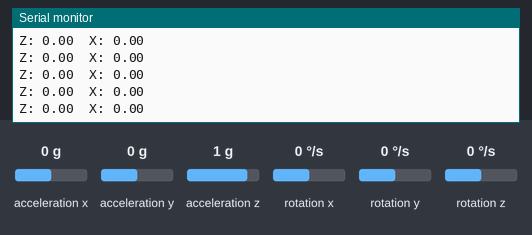
This sketch was run on a simulated Arduino Uno, built with avr-gcc and run on an emulated ATmega328P. On the bench: the last lines printed to the serial monitor. Inputs (shaded band) come from the test bench; at power-on: acceleration x 0 g, acceleration y 0 g, acceleration z 1 g, rotation x 0 °/s, rotation y 0 °/s, rotation z 0 °/s.

Above: at 1.3 s.
1.4 s: acceleration x set to -0.8 g
At 2.0 s:
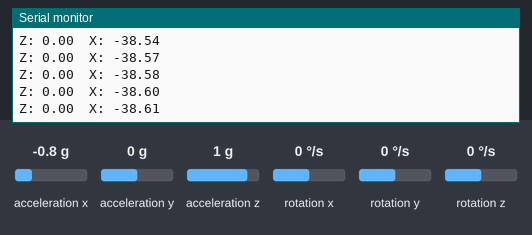
4.4 s: acceleration y set to -1.4 g
At 5.1 s:
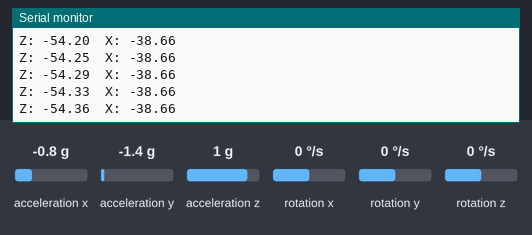
7.4 s: acceleration z set to -1.4 g
At 8.5 s:
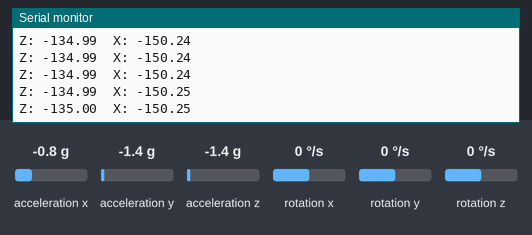
10.4 s: acceleration z set to 0 g
At 11.3 s:
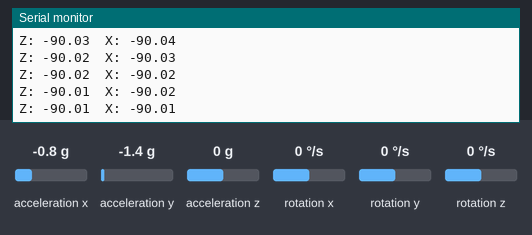
13.4 s: acceleration z set to -0.8 g
At 14.4 s:
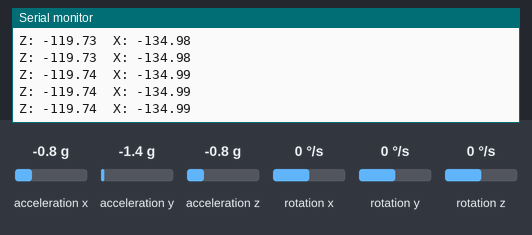
16.4 s: acceleration y set to 0 g
At 17.0 s:
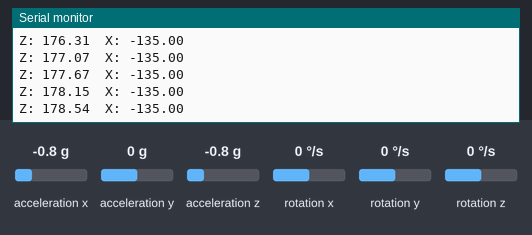
Timing chart, 0 to 19.4 s (numbered marks = the images above; inputs shaded):
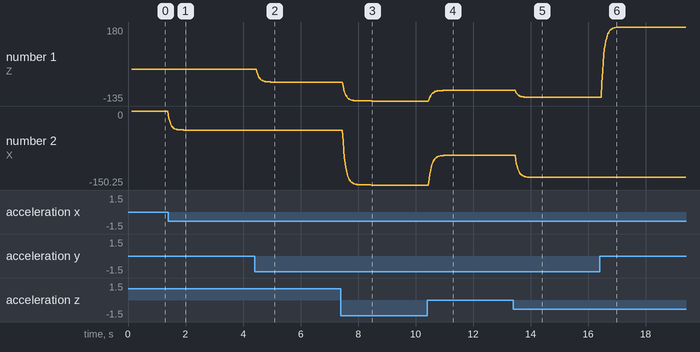

The sketch:

MPU_script.ino
```cpp
#include "I2Cdev.h"
#include "MPU6050.h"

#define TO_DEG 57.29577951308232087679815481410517033f

MPU6050 accel;

float angle_a_z, angle_a_x, angle_g_z, angle_g_x;
float total_angle_z = 0;
float total_angle_x = 0;
float dt;
long int t_next = 0;
float DispA = 0.018597219599999985;
float DispG = 0.00011221755000000218;
float Q = 0.001;
float P_z = 1.0;
float P_x = 1.0;

float clamp(float v, float minv, float maxv){
    if( v>maxv )
        return maxv;
    else if( v<minv )
        return minv;
    return v;
}

void setup() {
    Serial.begin(9600);
    Wire.begin();

    accel.reset();
    delay(100);

    accel.initialize();
    accel.setSleepEnabled(false);

    Serial.println(accel.testConnection() ? "MPU6050 connection successful" : "MPU6050 connection failed");
}


void loop() {
    long int t = millis();
    dt = (t - t_next); // измерение прошедшего времени
    if(dt >= 20) {
        t_next += dt;
        int16_t ax_raw, ay_raw, az_raw, gx_raw, gy_raw, gz_raw;
        float ax, ay, az, gx, gy, gz;

        accel.getMotion6(&ax_raw, &ay_raw, &az_raw, &gx_raw, &gy_raw, &gz_raw);

        // нахождение углов через гловую скорость (a1 = a0 + ω * dt)
        gx = gx_raw / 131.0;
        gy = gy_raw / 131.0;
        gz = gz_raw / 131.0;

        angle_g_z = total_angle_z + gx * dt / 1000;
        P_z += Q;
        angle_g_x = total_angle_x + gy * dt / 1000;
        P_x += Q;

        // нахождение ускорений по осям +- 2g
        ax = ax_raw / 16384.0;
        ay = ay_raw / 16384.0;
        az = az_raw / 16384.0;

        // нахождение углов (крен, тангаж) через вектора силы тяжести
        angle_a_z = atan2(ay, az) * TO_DEG;

        angle_a_x = atan2(ax, az) * TO_DEG;

        float K_z = P_z / (P_z + DispA);
        total_angle_z = angle_g_z + K_z * (angle_a_z - angle_g_z);
        P_z = (1 - K_z) * P_z;

        float K_x = P_x / (P_x + DispA);
        total_angle_x = angle_g_x + K_x * (angle_a_x - angle_g_x);
        P_x = (1 - K_x) * P_x;

        Serial.print("Z: ");
        Serial.print(total_angle_z);
        Serial.print("  X: ");
        Serial.println(total_angle_x);
    }
}
```

Measured:
- after the input at 1.4 s, the serial monitor: prints a new line at once (image 1)
- after the input at 4.4 s, the serial monitor: prints a new line after 0.08 s (image 2)
- after the input at 7.4 s, the serial monitor: prints a new line after 0.08 s (image 3)
- after the input at 10.4 s, the serial monitor: prints a new line after 0.07 s (image 4)
- after the input at 13.4 s, the serial monitor: prints a new line after 0.08 s (image 5)
- after the input at 16.4 s, the serial monitor: prints a new line after 0.07 s (image 6)
- plotted number 1: 0 → -54.46 after the input at 4.4 s, -54.46 → -135 after the input at 7.4 s, -135 → -90 after the input at 10.4 s, -90 → -119.75 after the input at 13.4 s, -119.75 → 180 after the input at 16.4 s
- plotted number 2: 0 → -38.66 after the input at 1.4 s, -38.66 → -150.25 after the input at 7.4 s, -150.25 → -90 after the input at 10.4 s
